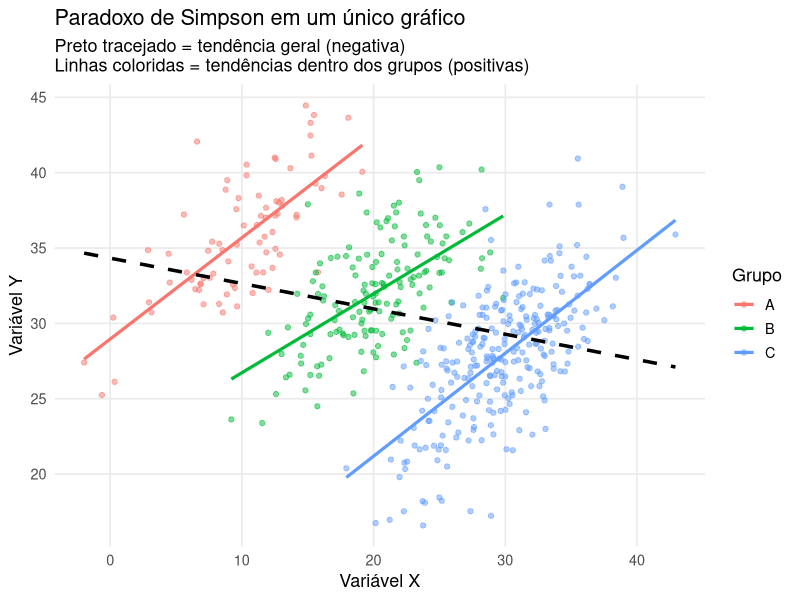

The R source for this figure:
## ---- chunk 1
# paradoxo_simpson_unico.R
# -------------------------------------------
# Ilustração do Paradoxo de Simpson em um único gráfico
# -------------------------------------------

library(ggplot2)
library(dplyr)

set.seed(42)

# 1) Gerar dados
gerar_grupo <- function(g, n, media_x, intercepto, inclinação = 0.6, desvio_x = 4, desvio_erro = 3) {
  x <- rnorm(n, mean = media_x, sd = desvio_x)
  y <- intercepto + inclinação * x + rnorm(n, 0, desvio_erro)
  tibble(grupo = g, x = x, y = y)
}

dados <- bind_rows(
  gerar_grupo("A", 80,  10, 30),  # intercepto alto, valores baixos de x
  gerar_grupo("B", 150, 20, 20),  # intercepto médio, valores médios de x
  gerar_grupo("C", 270, 30, 10)   # intercepto baixo, valores altos de x
)

# 2) Gráfico: pontos, retas por grupo e reta geral tracejada
p <- ggplot(dados, aes(x, y, color = grupo)) +
  geom_point(alpha = 0.5) +
  geom_smooth(method = "lm", se = FALSE, size = 1.1) +                # ajustes por grupo
  geom_smooth(aes(color = NULL), method = "lm", se = FALSE,           # ajuste geral
              linetype = "dashed", color = "black", size = 1.2) +
  labs(
    title = "Paradoxo de Simpson em um único gráfico",
    subtitle = "Preto tracejado = tendência geral (negativa)\nLinhas coloridas = tendências dentro dos grupos (positivas)",
    x = "Variável X", y = "Variável Y", color = "Grupo"
  ) +
  theme_minimal(base_size = 13) +
  theme(panel.grid.minor = element_blank())

print(p)
